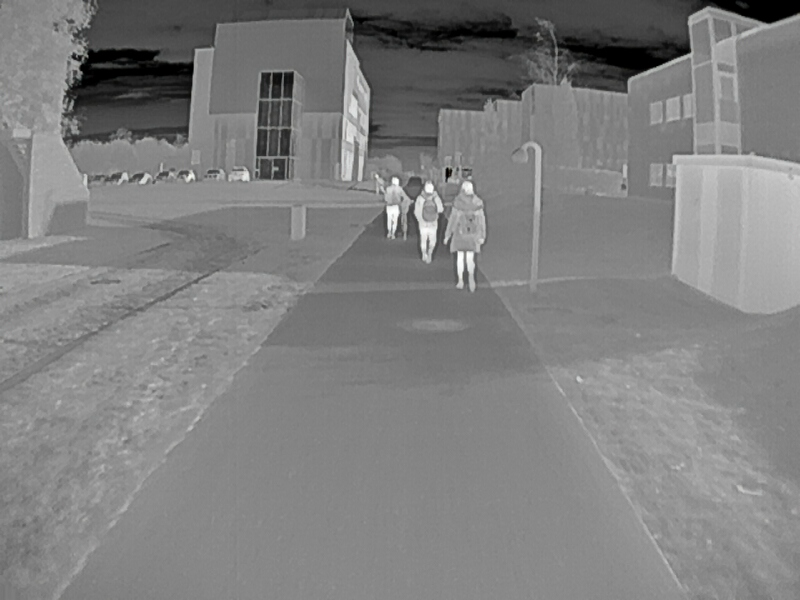
#> input picture sensorfusion/cameramatching/undistort_test/ircam1571825284702254658.png, 800 x 600 px, found by its file name
$ python lanedetect-test.py   (older library calls are emulated)
#> lines starting #> are read from the running program, lines starting #| are printed output that depends on the picture; after the words box and inside, x2 and y2 are one past the last pixel; in counts of white or black regions, pixels touching at a corner belong together
### sensorfusion/detection_hough/lanedetection.py
import cv2
import numpy as np
import math

GAUSSIAN_SIZE = 5 # kernel size
CANNY_LOW = 5
CANNY_HIGH = 15


# [16 lines left out: function preprocessing, not called in this run]


def plot_line(a, b, rho, img, opacity=0.8, color='firebrick'):
    y_max, x_max = img.shape[:2]
    pt1 = (0, int(a * 0 + b))
    pt2 = (x_max, int(a * x_max + b))
    cv2.line(img, pt1, pt2, (0, 0, 255), 1, cv2.LINE_AA)
    print(a, b)
    return img


def is_theta_in_range(theta):
    return (theta < np.deg2rad(-10) and theta > np.deg2rad(-70)) or (theta > np.deg2rad(10) and theta < np.deg2rad(70))


def do_hough_straightline(orig, img, n_lines, max_area, plot=False):
    # Copy edges to the images that will display the results in BGR
    color_edges = cv2.cvtColor(img, cv2.COLOR_GRAY2BGR)

    # img = img[10:-10][10:-10] # ignore image boundaries
    # print("-------------------------------------")
    max_iterations = 20

    h, w = img.shape
    h_orig, w_orig = orig.shape[:2]
    middle = w / 2
    diag = np.ceil(np.hypot(h, w))
    # print(f"IMG dimensions: {img.shape} max. intensity: {np.max(img)}")

    thetas = np.deg2rad(np.arange(-90.0, 90.0))
    rhos = np.linspace(-diag, diag, diag * 2.0)

    # print(f"diagonal: {diag}")

    accumulator = np.zeros((np.uint64(2 * diag), len(thetas)), dtype=np.uint64)

    for i in range(0, h):
        for j in range(0, w):
            if img[i, j] > 0:  # if we're on an edge
                for theta_i in range(len(thetas)):  # calculate rho for every theta
                    theta = thetas[theta_i]
                    if is_theta_in_range(theta):
                        rho = np.round(j * np.cos(theta) + i * np.sin(theta)) + diag
                        # print("point",(i,j),"rho",rho,"theta",theta)
                        rho = np.uint64(rho)
                        accumulator[rho, theta_i] += 1  # increment accumulator for this coordinate pair

    n = 1
    iterations = 0

    while n <= n_lines and iterations < max_iterations:
        # [6 lines of commented-out code are left out]

        max_index = np.argmax(accumulator)  # 2d index of maximum point in accumulator
        theta_index = np.uint64(max_index % accumulator.shape[1])
        rho_index = np.uint64(max_index / accumulator.shape[1])

        # cv2.circle(accumulator, (rho_index,theta_index), 50, (0,255,0), thickness=5, lineType=8, shift=0)

        ang = thetas[theta_index]
        rho = rhos[rho_index]

        # print(f"Hough coordinates: rho {rho:.2f}  theta(rad) {ang:.2f}  theta(deg) {np.rad2deg(ang)}")

        if n == 1:
            lane1_pos = (ang > 0)
            a = -(np.cos(ang) / np.sin(ang))
            b = rho / np.sin(ang)
            lane1_start = ((h - 1) - b) / a
            lane1_end = -b / a
            lane1_side = (lane1_start < middle)
            # print(f"- Lane 1: Cartesion form (ax+b): {a:.2f} * x + {b:.2f}")
            # print(f"\t starting at y = ", lane1_start)
            color_edges = plot_line(a, b, rho, color_edges, color='green')
            n += 1
        elif n == 2:
            lane2_pos = (ang > 0)
            a = -(np.cos(ang) / np.sin(ang))
            b = rho / np.sin(ang)
            lane2_start = ((h - 1) - b) / a
            lane2_end = -b / a
            lane2_side = (lane2_start < middle)
            if (lane1_side != lane2_side) and ((lane2_end > lane1_end and lane2_start > lane1_start) or (
                    lane2_end < lane1_end and lane2_start < lane1_start)):
                # print(f"- Lane 2: Cartesion form (ax+b): {a:.2f} * x + {b:.2f}")
                # print(f"\t starting at y = ", lane2_start)
                color_edges = plot_line(a, b, rho, color_edges, color='blue')
                n += 1

        prev_ang = ang
        prev_rho = rho

        remove_area = max_area
        for i in range(np.int(rho_index - remove_area), np.int(rho_index + remove_area + 1)):
            try:
                accumulator[i][np.int(theta_index - remove_area):np.int(theta_index + remove_area)] = 0
            except:
                pass

        iterations += 1

    return color_edges


# [4 lines left out: function draw_lanes, not called in this run]

### sensorfusion/lanedetect-test.py
import cv2
import numpy as np
import math
from sensorfusion.detection_hough.lanedetection import *

GAUSSIAN_SIZE = 5 # kernel size
CANNY_LOW = 5
CANNY_HIGH = 15

def is_theta_in_range(theta):
    return (theta < np.deg2rad(-10) and theta > np.deg2rad(-70)) or (theta > np.deg2rad(10) and theta < np.deg2rad(70))

def preprocessing(image):
    # only keep bottom part of image
    img = image[220:,:]

    # downsample image
    h,w = img.shape[:2]
    desired_w = 250
    small_to_large_image_size_ratio = 0.3125
    img = cv2.resize(img,
                       (0,0), # set fx and fy, not the final size
                       fx=small_to_large_image_size_ratio,
                       fy=small_to_large_image_size_ratio,
                       interpolation=cv2.INTER_LINEAR)

    blurred = cv2.GaussianBlur(img, (GAUSSIAN_SIZE, GAUSSIAN_SIZE), 0)
    return blurred

def draw_lanes(image):
    image = preprocessing(image)
    edges = cv2.Canny(image, CANNY_LOW, CANNY_HIGH, None, 3)
    return do_hough_straightline(image, edges, 2, 10, plot=False)

input = cv2.imread('/home/nemo/Documents/rob7/hough-lane-detect-python/cam_data/ir/ircam1571825284702254658.png')
#> input is the input picture: shape (600, 800, 3); mean B, G, R 127.7, 127.8, 127.7
output = draw_lanes(input)
#> in preprocessing, `img = image[220:,:]`:
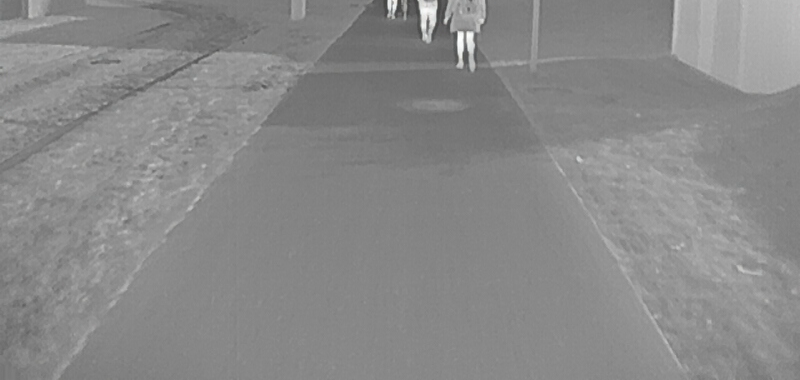
#> img: shape (380, 800, 3); mean B, G, R 137.1, 137.1, 137.1
#> in draw_lanes, `edges = cv2.Canny(image, CANNY_LOW, CANNY_HIGH, None, 3)`:
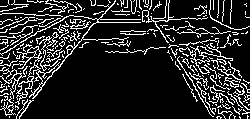
#> edges: shape (119, 250); 15.8% white in thin lines or dots
#> in do_hough_straightline, `color_edges = cv2.cvtColor(img, cv2.COLOR_GRAY2BGR)`: color_edges: shape (119, 250, 3); 15.8% white in thin lines or dots
#> after the loop in do_hough_straightline, `for i in range(0, h):`:
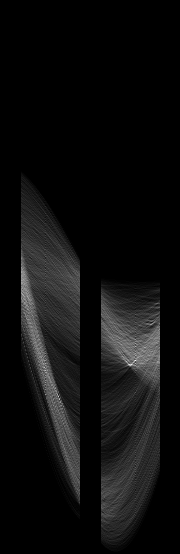
#> accumulator: shape (554, 180) uint64; min 0, max 98, mean 5.6; drawn with min black and max white
#> the loop in do_hough_straightline, `while n <= n_lines and iterations < max_iterations: # print(iterations..` made 2 passes
#> pass 1, in do_hough_straightline, `color_edges = plot_line(a, b, rho, color_edges, color='green')`:
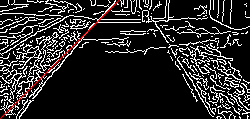
#> color_edges: shape (119, 250, 3); mean B, G, R 39.7, 39.7, 41.4
#> pass 2, in do_hough_straightline, `color_edges = plot_line(a, b, rho, color_edges, color='blue')`:
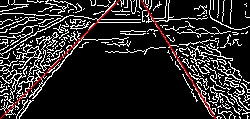
#> color_edges: shape (119, 250, 3); 1.2% of pixels changed, all inside (x1, y1, x2, y2) = (140, 0, 217, 119)
#> after the loop in do_hough_straightline, `while n <= n_lines and iterations < max_iterations:`:
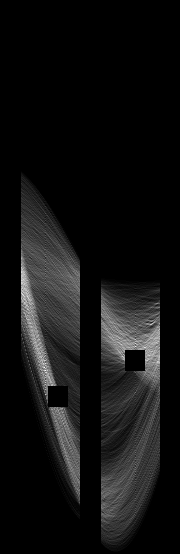
#> accumulator: shape (554, 180) uint64; 0.84% of pixels changed, all inside (x1, y1, x2, y2) = (48, 350, 145, 407); drawn with min black and max white
#> after the loop in do_hough_straightline, `while n <= n_lines and iterations < max_iterations:`: iterations = 2; n = 3
cv2.imshow('out',output)
cv2.waitKey(0)
